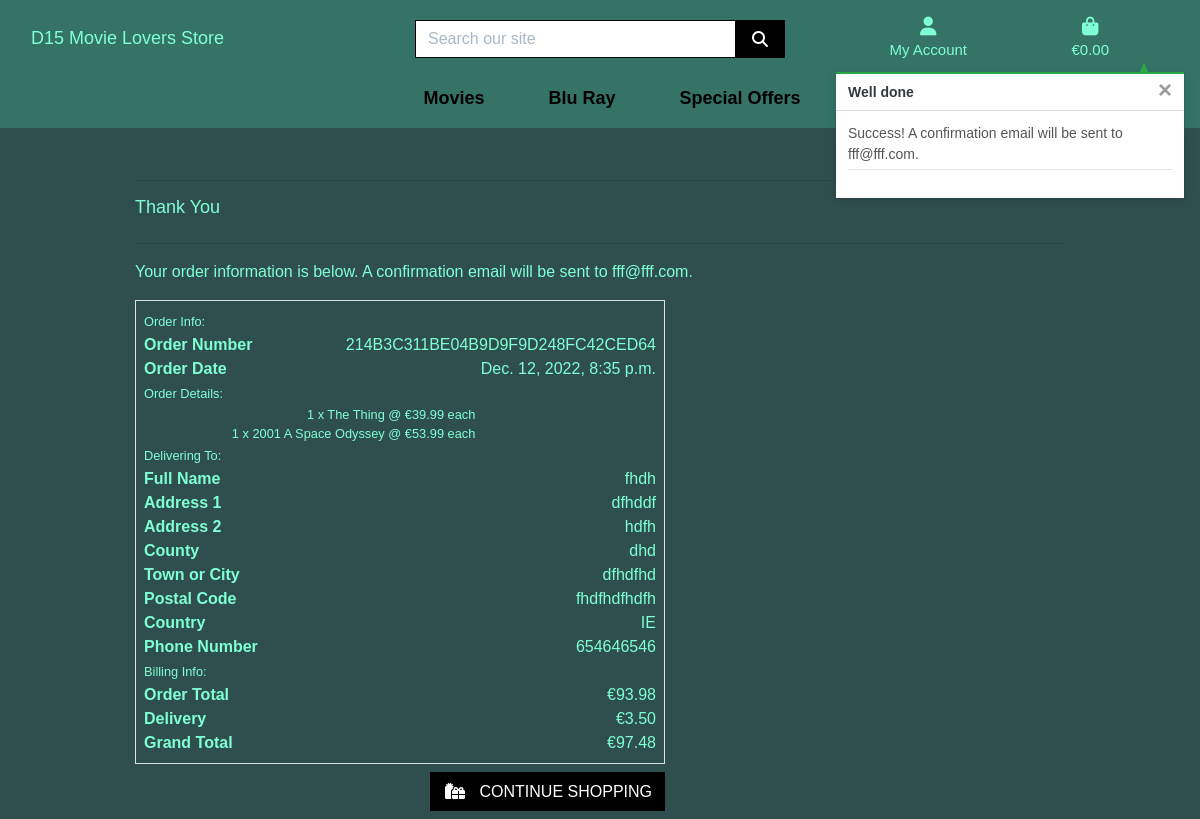
/checkout/checkout_success/214B3C311BE04B9D9F9D248FC42CED64, run on the app's committed database.
### checkout/models.py (models this page shows, shortened)
class Order(models.Model):
    order_number = models.CharField(max_length=32, null=False, editable=False)
    full_name = models.CharField(max_length=50, null=False, blank=False)
    email = models.EmailField(max_length=254, null=False, blank=False)
    phone_number = models.CharField(max_length=20, null=False, blank=False)
    country = models.CharField(max_length=40, null=False, blank=False)
    postcode = models.CharField(max_length=20, null=True, blank=True)
    town_or_city = models.CharField(max_length=40, null=False, blank=False)
    street_address1 = models.CharField(max_length=80, null=False, blank=False)
    street_address2 = models.CharField(max_length=80, null=True, blank=True)
    county = models.CharField(max_length=80, null=True, blank=True)
    date = models.DateTimeField(auto_now_add=True)
    delivery_cost = models.DecimalField(max_digits=6, decimal_places=2, null=False, default=0)
    order_total = models.DecimalField(max_digits=10, decimal_places=2, null=False, default=0)
    grand_total = models.DecimalField(max_digits=10, decimal_places=2, null=False, default=0)
    original_bag = models.TextField(null=False, blank=False, default='')
    stripe_pid = models.CharField(max_length=254, null=False, blank=False, default='')

class OrderLineItem(models.Model):
    order = models.ForeignKey(Order, null=False, blank=False, on_delete=models.CASCADE, related_name='lineitems')
    stockitem = models.ForeignKey(Stockitem, null=False, blank=False, on_delete=models.CASCADE)
    quantity = models.IntegerField(null=False, blank=False, default=0)
    lineitem_total = models.DecimalField(max_digits=6, decimal_places=2, null=False, blank=False, editable=False)

### products/models.py (models this page shows, shortened)
class Stockitem(models.Model):
    sku = models.CharField(max_length=100)
    name = models.CharField(max_length=150)
    format = models.ForeignKey('Format', null=True, on_delete=models.SET_NULL)
    is_special_edition = models.BooleanField()
    region = models.ForeignKey('Region', null=True, on_delete=models.SET_NULL)
    description = models.TextField()
    price = models.DecimalField(decimal_places=2, max_digits=10)
    genre = models.ForeignKey('Genre', null=True, on_delete=models.SET_NULL)
    rating = models.DecimalField(decimal_places=2, max_digits=4)
    image = models.ImageField(null=True, blank=True)

### checkout/views.py (the view)
# urls.py: path('checkout_success/<order_number>', views.checkout_success, name='checkout_success'),
def checkout_success(request, order_number):
    save_info = request.session.get('save_info')
    order = get_object_or_404(Order, order_number=order_number)
    messages.success(request, f'Success! \
         A confirmation \
        email will be sent to {order.email}.')
    if 'bag' in request.session:
        del request.session['bag']
    template = 'checkout/checkout_success.html'
    context = {
        'order': order,
    }
    return render(request, template, context)

### bag/contexts.py (called while the page is built, shortened)
def bag_contents(request):
    bag_items = []
    total = 0
    stockitem_count = 0
    bag = request.session.get('bag', {})
    if total > 0:
        delivery = Decimal(settings.STANDARD_DELIVERY_FEE)
    else:
        delivery = 0
    grand_total = delivery + total
    context = {
        'bag_items': bag_items,
        'total': total,
        'stockitem_count': stockitem_count,
        'delivery': delivery,
        'grand_total': grand_total,
    }
    return context

### checkout/templates/checkout/checkout_success.html (shortened to what this page needs)
{% extends "base.html" %}
{% load static %}
{% block extra_css %}
    <link rel="stylesheet" href="{% static 'checkout/css/checkout.css' %}">
{% endblock %}
{% block page_header %}
    <div class="container header-container">
    </div>
{% endblock %}
{% block content %}
    <div class="container">
        <div class="row">
            <div class="col">
                <hr>
                <h2 class="logo-font mb-4 text-d15">Thank You</h2>
                <hr>
                <p class="text-d15">Your order information is below. A confirmation email will be sent to {{ order.email }}.</p>
            </div>
        </div>
        <div class="row">
            <div class="col-12 col-lg-7">
                <div class="order-confirmation-wrapper p-2 border">
                    <div class="row">
                        <div class="col">
                            <small class="text-d15">Order Info:</small>
                        </div>
                    </div>
                    <div class="row">
                        <div class="col-12 col-md-4">
                            <p class="mb-0 text-d15 font-weight-bold">Order Number</p>
                        </div>
                        <div class="col-12 col-md-8 text-md-right">
                            <p class="mb-0 text-d15">{{ order.order_number }}</p>
                        </div>
                    </div>
                    <div class="row">
                        <div class="col-12 col-md-4">
                            <p class="mb-0 text-d15 font-weight-bold">Order Date</p>
                        </div>
                        <div class="col-12 col-md-8 text-md-right">
                            <p class="mb-0 text-d15">{{ order.date }}</p>
                        </div>
                    </div>
                    <div class="row">
                        <div class="col">
                            <small class="text-d15">Order Details:</small>
                        </div>
                    </div>
                    {% for item in order.lineitems.all %}
                    <div class="row">
                        <div class="col-12 col-md-8 text-md-right">
                            <p class="small mb-0 text-d15">{{ item.quantity }} x {{ item.stockitem.name }} @ €{{ item.stockitem.price }} each</p>
                        </div>
                    </div>
                    {% endfor %}
                    <div class="row">
                        <div class="col">
                            <small class="text-d15">Delivering To:</small>
                        </div>
                    </div>
                    <div class="row">
                        <div class="col-12 col-md-4">
                            <p class="mb-0 text-d15 font-weight-bold">Full Name</p>
                        </div>
                        <div class="col-12 col-md-8 text-md-right">
                            <p class="mb-0 text-d15">{{ order.full_name }}</p>
                        </div>
                    </div>
                    <div class="row">
                        <div class="col-12 col-md-4">
                            <p class="mb-0 text-d15 font-weight-bold">Address 1</p>
                        </div>
                        <div class="col-12 col-md-8 text-md-right">
                            <p class="mb-0 text-d15">{{ order.street_address1 }}</p>
                        </div>
                    </div>
                    {% if order.street_address2 %}
                    <div class="row">
                        <div class="col-12 col-md-4">
                            <p class="mb-0 text-d15 font-weight-bold">Address 2</p>
                        </div>
                        <div class="col-12 col-md-8 text-md-right">
                            <p class="mb-0 text-d15">{{ order.street_address2 }}</p>
                        </div>
                    </div>
                    {% endif %}
                    {% if order.county %}
                    <div class="row">
                        <div class="col-12 col-md-4">
                            <p class="mb-0 text-d15 font-weight-bold">County</p>
                        </div>
                        <div class="col-12 col-md-8 text-md-right">
                            <p class="mb-0 text-d15">{{ order.county }}</p>
                        </div>
                    </div>
                    {% endif %}
                    <div class="row">
                        <div class="col-12 col-md-4">
                            <p class="mb-0 text-d15 font-weight-bold">Town or City</p>
                        </div>
                        <div class="col-12 col-md-8 text-md-right">
                            <p class="mb-0 text-d15">{{ order.town_or_city }}</p>
                        </div>
                    </div>
                    {% if order.postcode %}
                    <div class="row">
                        <div class="col-12 col-md-4">
                            <p class="mb-0 text-d15 font-weight-bold">Postal Code</p>
                        </div>
                        <div class="col-12 col-md-8 text-md-right">
                            <p class="mb-0 text-d15">{{ order.postcode }}</p>
                        </div>
                    </div>
                    {% endif %}
                    <div class="row">
                        <div class="col-12 col-md-4">
                            <p class="mb-0 text-d15 font-weight-bold">Country</p>
                        </div>
                        <div class="col-12 col-md-8 text-md-right">
                            <p class="mb-0 text-d15">{{ order.country }}</p>
                        </div>
                    </div>
                    <div class="row">
                        <div class="col-12 col-md-4">
                            <p class="mb-0 text-d15 font-weight-bold">Phone Number</p>
                        </div>
                        <div class="col-12 col-md-8 text-md-right">
                            <p class="mb-0 text-d15">{{ order.phone_number }}</p>
                        </div>
                    </div>
                    <div class="row">
                        <div class="col">
                            <small class="text-d15">Billing Info:</small>
                        </div>
                    </div>
                    <div class="row">
                        <div class="col-12 col-md-4">
                            <p class="mb-0 text-d15 font-weight-bold">Order Total</p>
                        </div>
                        <div class="col-12 col-md-8 text-md-right">
                            <p class="mb-0 text-d15">€{{ order.order_total }}</p>
                        </div>
                    </div>
                    <div class="row">
                        <div class="col-12 col-md-4">
                            <p class="mb-0 text-d15 font-weight-bold">Delivery</p>
                        </div>
                        <div class="col-12 col-md-8 text-md-right">
                            <p class="mb-0 text-d15">€{{ order.delivery_cost }}</p>
                        </div>
                    </div>
                    <div class="row">
                        <div class="col-12 col-md-4">
                            <p class="mb-0 text-d15 font-weight-bold">Grand Total</p>
                        </div>
                        <div class="col-12 col-md-8 text-md-right">
                            <p class="mb-0 text-d15">€{{ order.grand_total }}</p>
                        </div>
                    </div>
                </div>
            </div>
        </div>
        <div class="row">
			<div class="col-12 col-lg-7 text-right">
				<a href="{% url 'stockitems' %}" class="btn btn-black rounded-0 my-2">
					<span class="icon mr-2">
						<i class="fas fa-gifts"></i>
					</span>
					<span class="text-uppercase">Continue Shopping</span>
				</a>
			</div>
		</div>
    </div>
{% endblock %}

### static/css/style.css (style rules this page uses)
html { height: 100%; }
body { background-size: cover; height: calc(100vh - 164px); color: #555; font-family: sans-serif; background-color: #2F4F4F; }
.icon { align-items: center; display: inline-flex; justify-content: center; height: 1.5rem; width: 1.5rem; }
.logo-font { font-size: large; }
.btn-black { background: black; color: white; }
@media (min-width: 1200px) { .container { max-width: 80%; } }
@media (min-width: 992px) { .header-container { padding-top: 164px; } }
.text-d15 { color: aquamarine; }

### data on the page
Order: email "fff@fff.com", order_number "214B3C311BE04B9D9F9D248FC42CED64", date "Dec. 12, 2022, 8:35 p.m.", full_name "fhdh", street_address1 "dfhddf", street_address2 "hdfh", county "dhd", town_or_city "dfhdfhd", postcode "fhdfhdfhdfh", country "IE", phone_number "654646546", order_total "93.98", delivery_cost "3.50", grand_total "97.48"
OrderLineItem: quantity "1", stockitem.name "The Thing", stockitem.price "39.99"
OrderLineItem: quantity "1", stockitem.name "2001 A Space Odyssey", stockitem.price "53.99"

### other printed values
{{ message }} "Success! A confirmation email will be sent to fff@fff.com."
